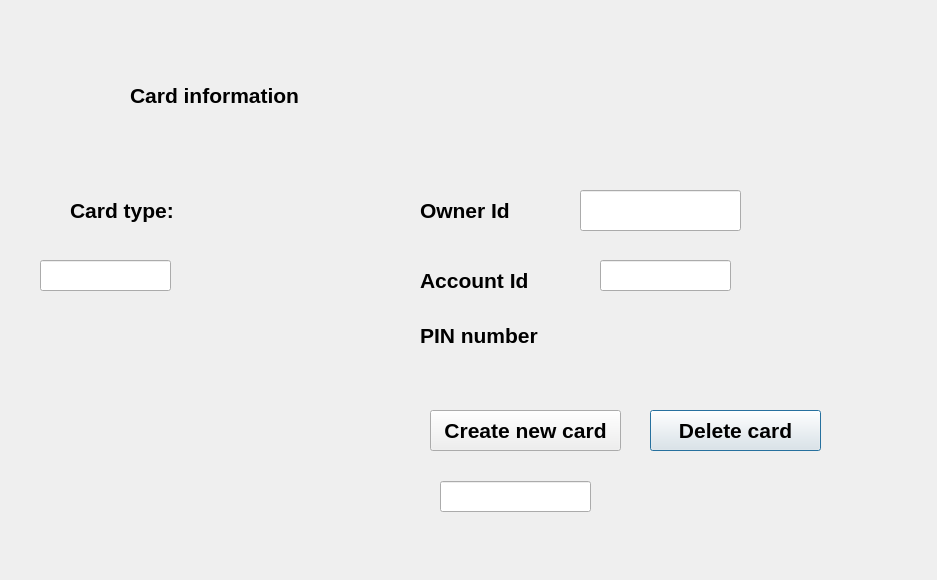
<?xml version="1.0" encoding="UTF-8"?>
<ui version="4.0">
 <class>EditCard</class>
 <widget class="QDialog" name="EditCard">
  <property name="geometry">
   <rect>
    <x>0</x>
    <y>0</y>
    <width>937</width>
    <height>580</height>
   </rect>
  </property>
  <property name="windowTitle">
   <string>Dialog</string>
  </property>
  <widget class="QLabel" name="labelOwnerID">
   <property name="geometry">
    <rect>
     <x>420</x>
     <y>170</y>
     <width>151</width>
     <height>81</height>
    </rect>
   </property>
   <property name="font">
    <font>
     <pointsize>16</pointsize>
     <bold>true</bold>
    </font>
   </property>
   <property name="text">
    <string>Owner Id</string>
   </property>
  </widget>
  <widget class="QLineEdit" name="lineEditCardType">
   <property name="geometry">
    <rect>
     <x>40</x>
     <y>260</y>
     <width>131</width>
     <height>31</height>
    </rect>
   </property>
  </widget>
  <widget class="QLineEdit" name="lineEditCardInfo">
   <property name="geometry">
    <rect>
     <x>440</x>
     <y>481</y>
     <width>151</width>
     <height>31</height>
    </rect>
   </property>
  </widget>
  <widget class="QLineEdit" name="lineEditCustomerId">
   <property name="geometry">
    <rect>
     <x>600</x>
     <y>260</y>
     <width>131</width>
     <height>31</height>
    </rect>
   </property>
  </widget>
  <widget class="QPushButton" name="pushButtonDeletecard">
   <property name="geometry">
    <rect>
     <x>650</x>
     <y>410</y>
     <width>171</width>
     <height>41</height>
    </rect>
   </property>
   <property name="font">
    <font>
     <pointsize>16</pointsize>
     <bold>true</bold>
    </font>
   </property>
   <property name="text">
    <string>Delete card</string>
   </property>
  </widget>
  <widget class="QPushButton" name="pushButtonCreateNewCard">
   <property name="geometry">
    <rect>
     <x>430</x>
     <y>410</y>
     <width>191</width>
     <height>41</height>
    </rect>
   </property>
   <property name="font">
    <font>
     <pointsize>16</pointsize>
     <bold>true</bold>
    </font>
   </property>
   <property name="text">
    <string>Create new card</string>
   </property>
  </widget>
  <widget class="QLineEdit" name="lineEditCardId">
   <property name="geometry">
    <rect>
     <x>580</x>
     <y>190</y>
     <width>161</width>
     <height>41</height>
    </rect>
   </property>
  </widget>
  <widget class="QLabel" name="labelAccountID">
   <property name="geometry">
    <rect>
     <x>420</x>
     <y>240</y>
     <width>151</width>
     <height>81</height>
    </rect>
   </property>
   <property name="font">
    <font>
     <pointsize>16</pointsize>
     <bold>true</bold>
    </font>
   </property>
   <property name="text">
    <string>Account Id</string>
   </property>
  </widget>
  <widget class="QLabel" name="labelEditCard">
   <property name="geometry">
    <rect>
     <x>130</x>
     <y>70</y>
     <width>181</width>
     <height>51</height>
    </rect>
   </property>
   <property name="font">
    <font>
     <pointsize>16</pointsize>
     <bold>true</bold>
    </font>
   </property>
   <property name="text">
    <string>Card information</string>
   </property>
  </widget>
  <widget class="QLabel" name="labelEditCard_3">
   <property name="geometry">
    <rect>
     <x>70</x>
     <y>170</y>
     <width>151</width>
     <height>81</height>
    </rect>
   </property>
   <property name="font">
    <font>
     <pointsize>16</pointsize>
     <bold>true</bold>
    </font>
   </property>
   <property name="text">
    <string>Card type:</string>
   </property>
  </widget>
  <widget class="QLabel" name="labelPinNumber">
   <property name="geometry">
    <rect>
     <x>420</x>
     <y>310</y>
     <width>151</width>
     <height>51</height>
    </rect>
   </property>
   <property name="font">
    <font>
     <pointsize>16</pointsize>
     <bold>true</bold>
    </font>
   </property>
   <property name="text">
    <string>PIN number</string>
   </property>
  </widget>
 </widget>
 <resources/>
 <connections/>
</ui>
